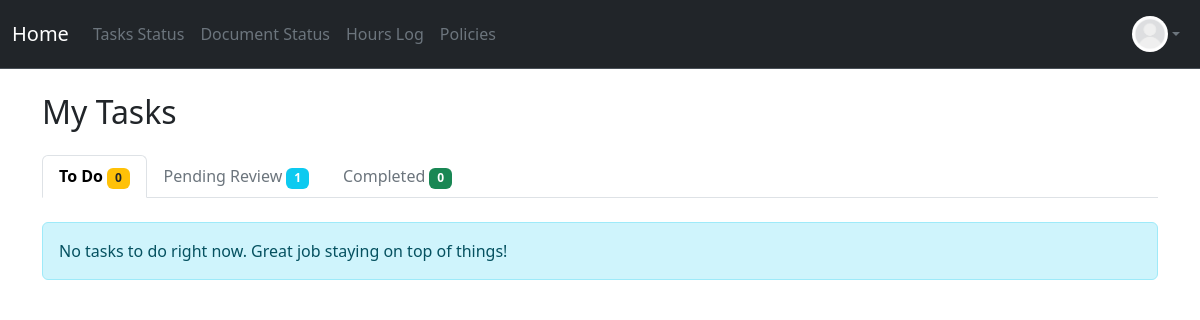
The page /my/tasks (signed in) on the database as committed earlier.
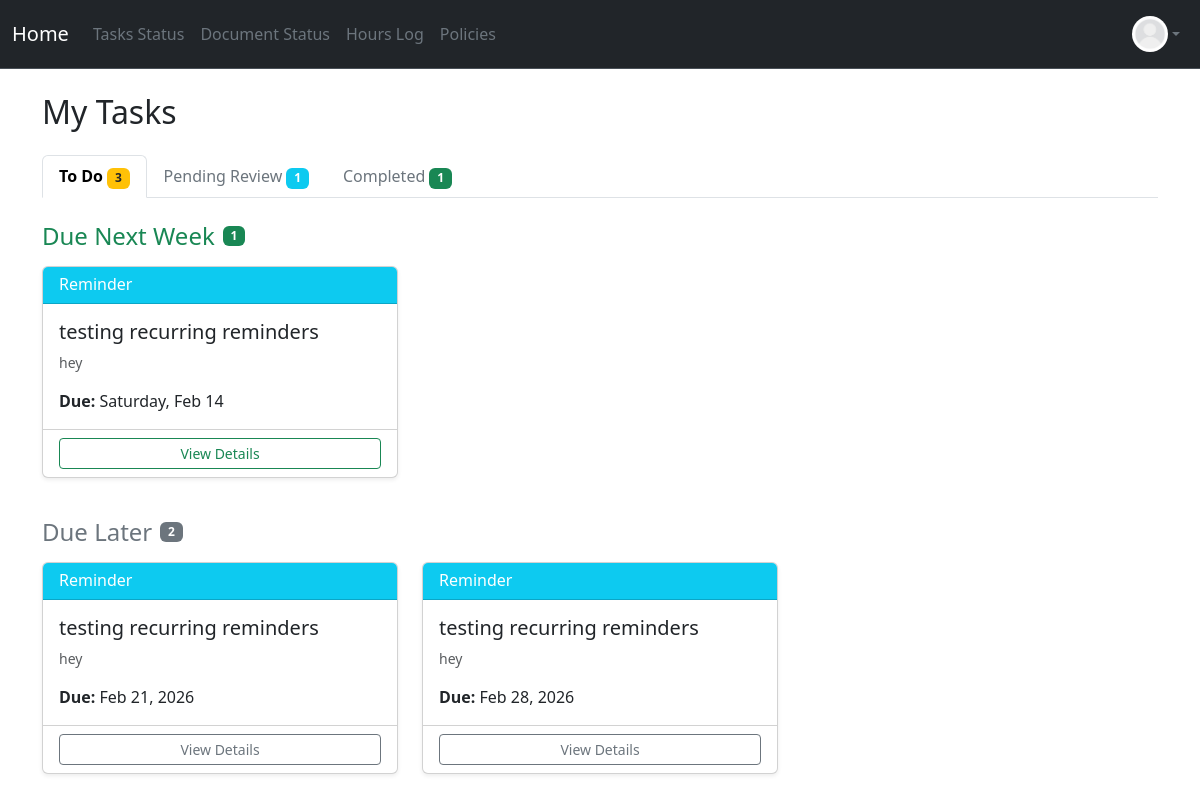
The same page on the database as committed later.
### project/models.py (models this page shows)
class Task(db.Model):
    __tablename__ = 'tasks'
    id = db.Column(db.Integer, primary_key=True)
    title = db.Column(db.String(200), nullable=False)
    description = db.Column(db.Text, nullable=False)
    classification = db.Column(db.String(50), nullable=False)  # 'project' or 'reminder'
    assigned_role = db.Column(db.String(50), nullable=False)   # 'intern', 'volunteer', 'board', 'specific'
    created_by = db.Column(db.Integer, db.ForeignKey('users.id'), nullable=False)
    created_at = db.Column(db.DateTime, default=datetime.utcnow)
    is_recurring = db.Column(db.Boolean, default=False)  # Whether this is a recurring reminder
    recurrence_frequency = db.Column(db.String(50), nullable=True)  # 'daily', 'weekly', 'biweekly', 'monthly'
    recurrence_end_date = db.Column(db.Date, nullable=True)  # When to stop creating new assignments
    skip_review = db.Column(db.Boolean, default=False)  # If True, reminder goes straight to 'graded' when completed
    created_by_user = db.relationship('User', foreign_keys=[created_by], backref='created_tasks', lazy=True)
    assignments: Mapped[List["TaskAssignment"]] = relationship(
        "TaskAssignment",
        back_populates="task",
        cascade="all, delete-orphan"
    )

class TaskAssignment(db.Model):
    __tablename__ = 'task_assignments'
    id: Mapped[int] = mapped_column(primary_key=True)
    task_id: Mapped[int] = mapped_column(db.ForeignKey('tasks.id'), name="fk_taskassign_task_id")
    user_id: Mapped[int] = mapped_column(db.ForeignKey('users.id'), name="fk_taskassign_user_id")
    due_date: Mapped[datetime] = mapped_column(DateTime, nullable=False)
    status: Mapped[str] = mapped_column(default="pending")
    upload: Mapped[bool] = mapped_column(default=False)
    filename: Mapped[str] = mapped_column(nullable=True)
    score: Mapped[float] = mapped_column(nullable=True)
    comments: Mapped[str] = mapped_column(default="")
    task: Mapped["Task"] = relationship("Task", back_populates="assignments")
    user: Mapped["User"] = relationship("User", back_populates="task_assignments")

### app.py (the view)
@app.route("/my/tasks", methods=["GET"])
@login_required
@permission_required('volunteer')
def my_tasks():
    from datetime import datetime, timedelta
    assignments = TaskAssignment.query.filter_by(user_id=current_user.id).all()
    assigned_tasks = [a for a in assignments if a.status == "pending"]
    pending_review = [a for a in assignments if a.status == "done"]
    completed_tasks = [a for a in assignments if a.status == "graded"]
    today = datetime.now().date()
    week_start = today - timedelta(days=today.weekday())  # Monday of current week
    week_end = week_start + timedelta(days=6)  # Sunday of current week
    next_week_start = week_end + timedelta(days=1)  # Monday of next week
    next_week_end = next_week_start + timedelta(days=6)  # Sunday of next week
    overdue_tasks = []
    today_tasks = []
    this_week_tasks = []
    next_week_tasks = []
    later_tasks = []
    for assignment in assigned_tasks:
        due_date = assignment.due_date.date() if assignment.due_date else None
        if due_date:
            if due_date < today:
                overdue_tasks.append(assignment)
            elif due_date == today:
                today_tasks.append(assignment)
            elif week_start <= due_date <= week_end:
                this_week_tasks.append(assignment)
            elif next_week_start <= due_date <= next_week_end:
                next_week_tasks.append(assignment)
            else:
                later_tasks.append(assignment)
        else:
            later_tasks.append(assignment)
    return render_template("my_tasks.html",
                         assigned=assigned_tasks,
                         pending=pending_review,
                         completed=completed_tasks,
                         overdue_tasks=overdue_tasks,
                         today_tasks=today_tasks,
                         this_week_tasks=this_week_tasks,
                         next_week_tasks=next_week_tasks,
                         later_tasks=later_tasks,
                         today=today)

### app.py (called while the page is built)
@app.context_processor
def inject_now():
    return {
        'now': datetime.now,
        'today': date.today
    }

### project/models.py (called while the page is built)
@login_manager.user_loader
def load_user(user_id):
    return User.query.get(user_id)

### project/templates/my_tasks.html (shortened to what the changed rows need)
{% extends "base.html" %}
{% block content %}
<div class="container mt-4">
    <h2 class="mb-4">
         My Tasks
    </h2>
    <ul class="nav nav-tabs mb-4" id="taskTabs" role="tablist">
        <li class="nav-item" role="presentation">
            <button class="nav-link active" id="assigned-tab" data-bs-toggle="tab" data-bs-target="#assigned" type="button">
                 To Do
                <span class="badge bg-warning text-dark">{{ assigned|length }}</span>
            </button>
        </li>
        <li class="nav-item" role="presentation">
            <button class="nav-link" id="completed-tab" data-bs-toggle="tab" data-bs-target="#completed" type="button">
                 Completed
                <span class="badge bg-success">{{ completed|length }}</span>
            </button>
        </li>
    </ul>
    <div class="tab-content" id="taskTabsContent">
        <div class="tab-pane fade show active" id="assigned" role="tabpanel">
            {% if assigned %}
                {% if next_week_tasks %}
                <div class="mb-4">
                    <div class="d-flex align-items-center mb-3">
                        <h4 class="text-success mb-0">
                             Due Next Week
                        </h4>
                        <span class="badge bg-success ms-2">{{ next_week_tasks|length }}</span>
                    </div>
                    <div class="row">
                        {% for assignment in next_week_tasks %}
                            {% set task = assignment.task %}
                            <div class="col-md-6 col-lg-4 mb-3">
                                <div class="card h-100 shadow-sm task-card">
                                    <div class="card-header {% if task.classification == 'project' %}bg-primary text-white{% else %}bg-info text-white{% endif %}">
                                        <div class="d-flex justify-content-between align-items-center">
                                            <h6 class="mb-0">
                                                {{ task.classification|title }}
                                            </h6>
                                        </div>
                                    </div>
                                    <div class="card-body">
                                        <h5 class="card-title">{{ task.title }}</h5>
                                        <p class="card-text text-muted small">
                                            {{ task.description[:100] }}{% if task.description|length > 100 %}...{% endif %}
                                        </p>
                                        <p class="mb-0">
                                            <strong>Due:</strong> {{ assignment.due_date.strftime('%A, %b %d') }}
                                        </p>
                                    </div>
                                    <div class="card-footer bg-transparent">
                                        <a href="{{ url_for('view_task', assignment_id=assignment.id) }}" class="btn btn-outline-success btn-sm w-100">
                                             View Details
                                        </a>
                                    </div>
                                </div>
                            </div>
                        {% endfor %}
                    </div>
                </div>
                {% endif %}
                {% if later_tasks %}
                <div class="mb-4">
                    <div class="d-flex align-items-center mb-3">
                        <h4 class="text-secondary mb-0">
                             Due Later
                        </h4>
                        <span class="badge bg-secondary ms-2">{{ later_tasks|length }}</span>
                    </div>
                    <div class="row">
                        {% for assignment in later_tasks %}
                            {% set task = assignment.task %}
                            <div class="col-md-6 col-lg-4 mb-3">
                                <div class="card h-100 shadow-sm task-card">
                                    <div class="card-header {% if task.classification == 'project' %}bg-primary text-white{% else %}bg-info text-white{% endif %}">
                                        <div class="d-flex justify-content-between align-items-center">
                                            <h6 class="mb-0">
                                                {{ task.classification|title }}
                                            </h6>
                                        </div>
                                    </div>
                                    <div class="card-body">
                                        <h5 class="card-title">{{ task.title }}</h5>
                                        <p class="card-text text-muted small">
                                            {{ task.description[:100] }}{% if task.description|length > 100 %}...{% endif %}
                                        </p>
                                        <p class="mb-0">
                                            <strong>Due:</strong> {{ assignment.due_date.strftime('%b %d, %Y') if assignment.due_date else 'No date set' }}
                                        </p>
                                    </div>
                                    <div class="card-footer bg-transparent">
                                        <a href="{{ url_for('view_task', assignment_id=assignment.id) }}" class="btn btn-outline-secondary btn-sm w-100">
                                             View Details
                                        </a>
                                    </div>
                                </div>
                            </div>
                        {% endfor %}
                    </div>
                </div>
                {% endif %}
            {% else %}
                <div class="alert alert-info">
                     No tasks to do right now. Great job staying on top of things!
                </div>
            {% endif %}
        </div>
    </div>
</div>
{% endblock %}

Rows that differ between the two databases and show on the page:
added TaskAssignment: due_date "Saturday, Feb 14", shown under "Due Next Week"
added Task: classification "Reminder", title "testing recurring reminders", description "hey"
added TaskAssignment: due_date "Feb 21, 2026", shown under "Due Later"
added TaskAssignment: due_date "Feb 28, 2026", shown under "Due Later"
Other text that changed with them:
{{ assigned|length }}: "0" → "3"
{{ completed|length }}: "0" → "1"
{{ next_week_tasks|length }}: (not shown) → "1"
{{ later_tasks|length }}: (not shown) → "2"
text no longer shown: "No tasks to do right now. Great job staying on top of things!"
text now shown: "Due Next Week Due Later"
